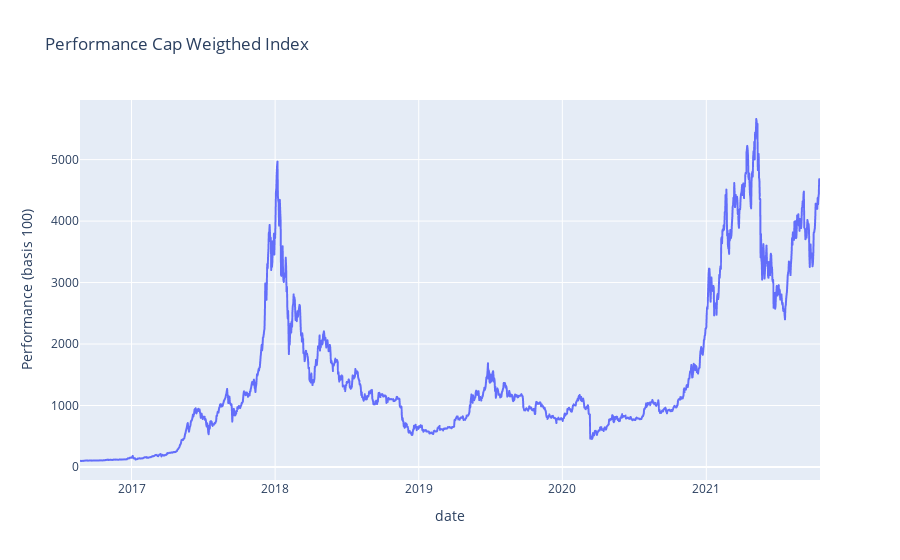

Here is the notebook cell this chart was saved with:
### Code cell
perf = (port_cap_weigthed['perf'].add(1)).cumprod()*100
fig = px.line(perf, x=perf.index, y=perf, title="Performance Cap Weigthed Index", labels={'y':'Performance (basis 100)'})
fig.show()

### Figure 1 — Plotly figure (JSON) as saved in the notebook; plotly's stock layout.template omitted (floating-point values rounded to 4 significant figures; data arrays with more than 128 entries replaced by an {"elided": "..."} marker saying what was removed)
{"data": [{"hovertemplate": "date=%{x}<br>Performance (basis 100)=%{y}<extra></extra>", "legendgroup": "", "line": {"color": "#636efa", "dash": "solid"}, "marker": {"symbol": "circle"}, "mode": "lines", "name": "", "showlegend": false, "type": "scattergl", "x": {"elided": "1881 str values"}, "xaxis": "x", "y": {"elided": "1881 float values"}, "yaxis": "y"}], "layout": {"legend": {"tracegroupgap": 0}, "title": {"text": "Performance Cap Weigthed Index"}, "xaxis": {"anchor": "y", "domain": [0, 1], "title": {"text": "date"}}, "yaxis": {"anchor": "x", "domain": [0, 1], "title": {"text": "Performance (basis 100)"}}}}
